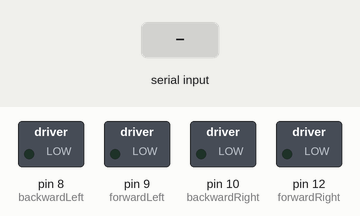
Simulated run of this sketch. Board: Arduino Uno, built with avr-gcc and run on an emulated ATmega328P. Shown: switched loads named in the sketch (green lamp = pin HIGH). The inputs (shaded band) are chosen by the test bench.

Above: at 1.2 s.
1.3 s: "F" received over Serial
At 2.5 s:
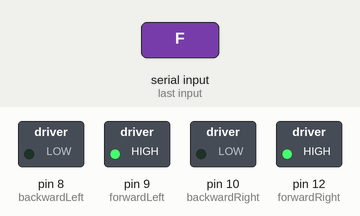
2.8 s: "B" received over Serial
At 3.7 s:
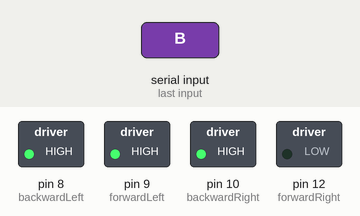
4.3 s: "L" received over Serial
At 4.8 s:
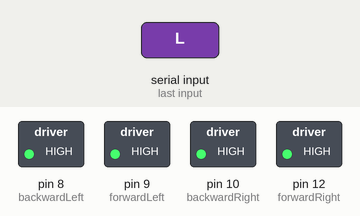
5.8 s: "1" received over Serial
At 7.0 s:
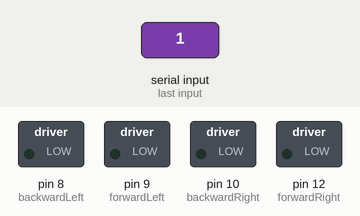
7.3 s: "R" received over Serial
At 8.3 s:
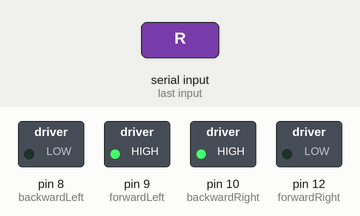
8.8 s: "0" received over Serial
At 9.5 s:
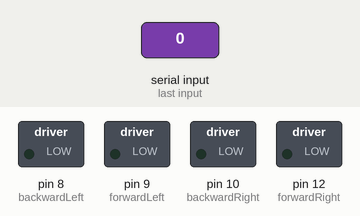
Timing chart, 0 to 11.3 s (numbered marks = the images above; inputs shaded):
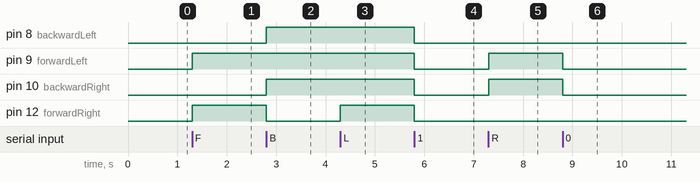

Measured:
- after the input at 1.3 s, pin 9 (forwardLeft), pin 12 (forwardRight): LOW → HIGH at once
- after the input at 2.8 s, pin 8 (backwardLeft), pin 10 (backwardRight): LOW → HIGH at once; pin 12 (forwardRight): HIGH → LOW at once
- after the input at 4.3 s, pin 12 (forwardRight): LOW → HIGH at once
- after the input at 5.8 s, pin 8 (backwardLeft), pin 9 (forwardLeft), pin 10 (backwardRight), pin 12 (forwardRight): HIGH → LOW at once
- after the input at 7.3 s, pin 9 (forwardLeft), pin 10 (backwardRight): LOW → HIGH at once
- after the input at 8.8 s, pin 9 (forwardLeft), pin 10 (backwardRight): HIGH → LOW at once

The sketch:

BLEOmega.ino
```cpp
int forwardRight = 12;   //right motor, forward action
 int forwardLeft = 9;    //left motor, forward action
 int backwardRight =10 ;   //right motor, backward action
 int backwardLeft = 8;    //left motor, backward action
 char in;     //variable to store the character received from bluetooth module


 void setup()
 {
   pinMode(forwardRight, OUTPUT);
   pinMode(forwardLeft, OUTPUT);
   pinMode(backwardRight, OUTPUT);
   pinMode(backwardLeft, OUTPUT);
   Serial.begin(9600);   //for establishing communication between arduino and others at 9600 bauds(standard value)
 }


 void FR()   //function for forward action of the right motor
 {
   digitalWrite(forwardRight, HIGH);
   digitalWrite(backwardRight, LOW);
 }


 void FL()   //function for forward action of the left motor
 {
   digitalWrite(forwardLeft, HIGH);
   digitalWrite(backwardLeft, LOW);
 }


 void BR()   //function for backward action of the right motor
 {
   digitalWrite(backwardRight, HIGH);
   digitalWrite(forwardRight, LOW);
 }


 void BL()   //function for backward action of the left motor
 {
   digitalWrite(backwardLeft, HIGH);
   digitalWrite(forwardRight, LOW);
   }


 void right()   //function for right action of the robot
 {
   digitalWrite(forwardLeft, HIGH);
   digitalWrite(backwardRight, HIGH);
 }


 void left()    //function for left action of the robot
 {
   digitalWrite(forwardRight, HIGH);
   digitalWrite(backwardLeft, HIGH);
 }


 void allstop()    //function for stopping the robot
 {
   digitalWrite(forwardRight, LOW);
   digitalWrite(backwardRight, LOW);
   digitalWrite(backwardLeft, LOW);
   digitalWrite(forwardLeft, LOW);
 }


 void loop()
 {
   if(Serial.available())    //checking whether signal is reaching the arduino or not
   {
    in = Serial.read();    //storing the value of incoming character from bluetooth module
    if(in == 'F')    //if the value from bluetooth is F, then move forward
    {
     // right();
     FR();
     FL();
    }


    else if(in == 'B')   //if the value from bluetooth is B, then move backward
    {
     // left();
     BR();
     BL();
    }


    else if(in == 'L')    //if the value from bluetooth is L, then move left
    {
     left();
     //BR();
     //BL();
    }


    else if(in == 'R')    //if the value from bluetooth is R, then move right
    {
      right();
      //FR();
     //FL();
    }


    else
    {
     allstop();    // if nothing from the bluetooth module, then stop
    }
   }
 }
```
